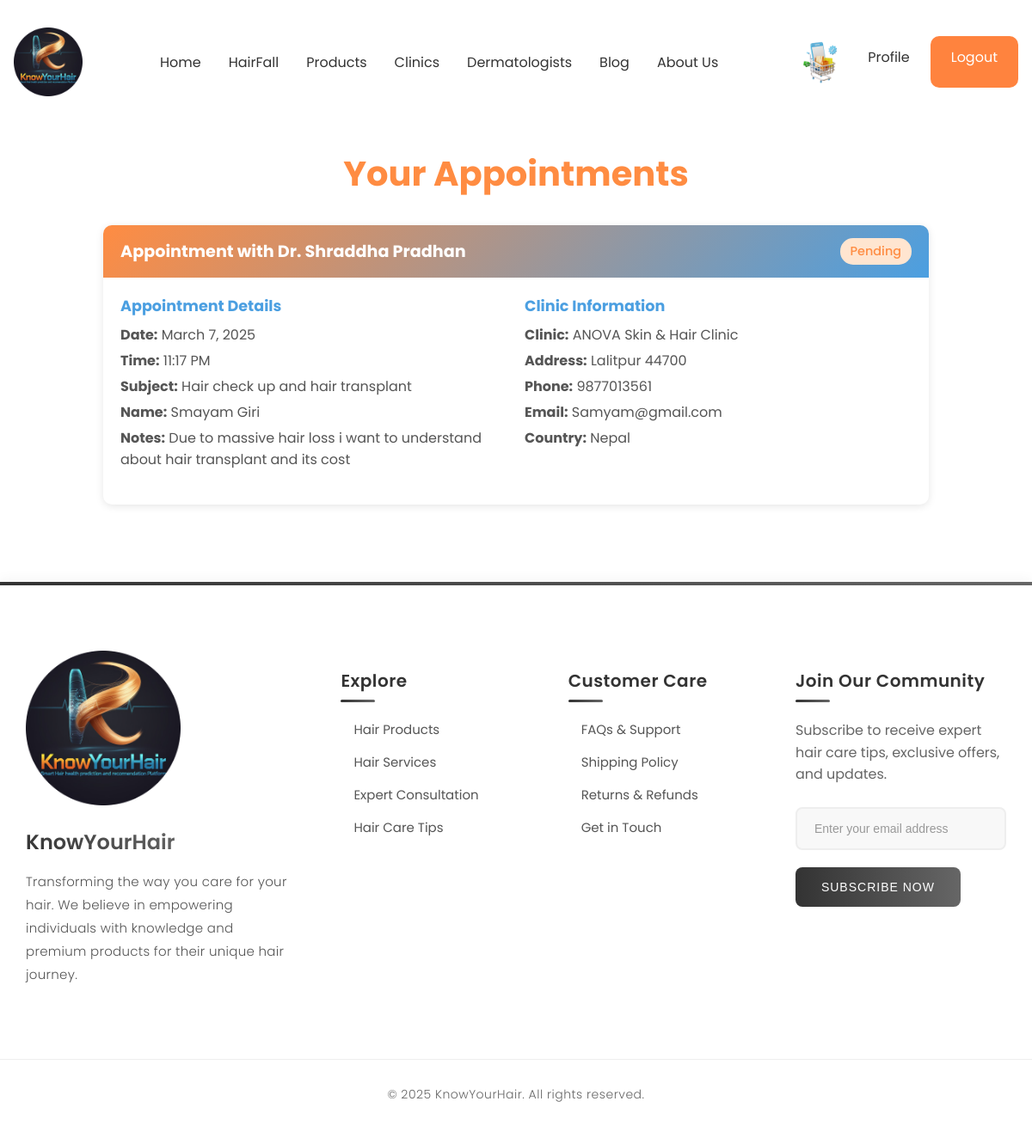
The page /user/Details/ (signed in) on the database as committed earlier.
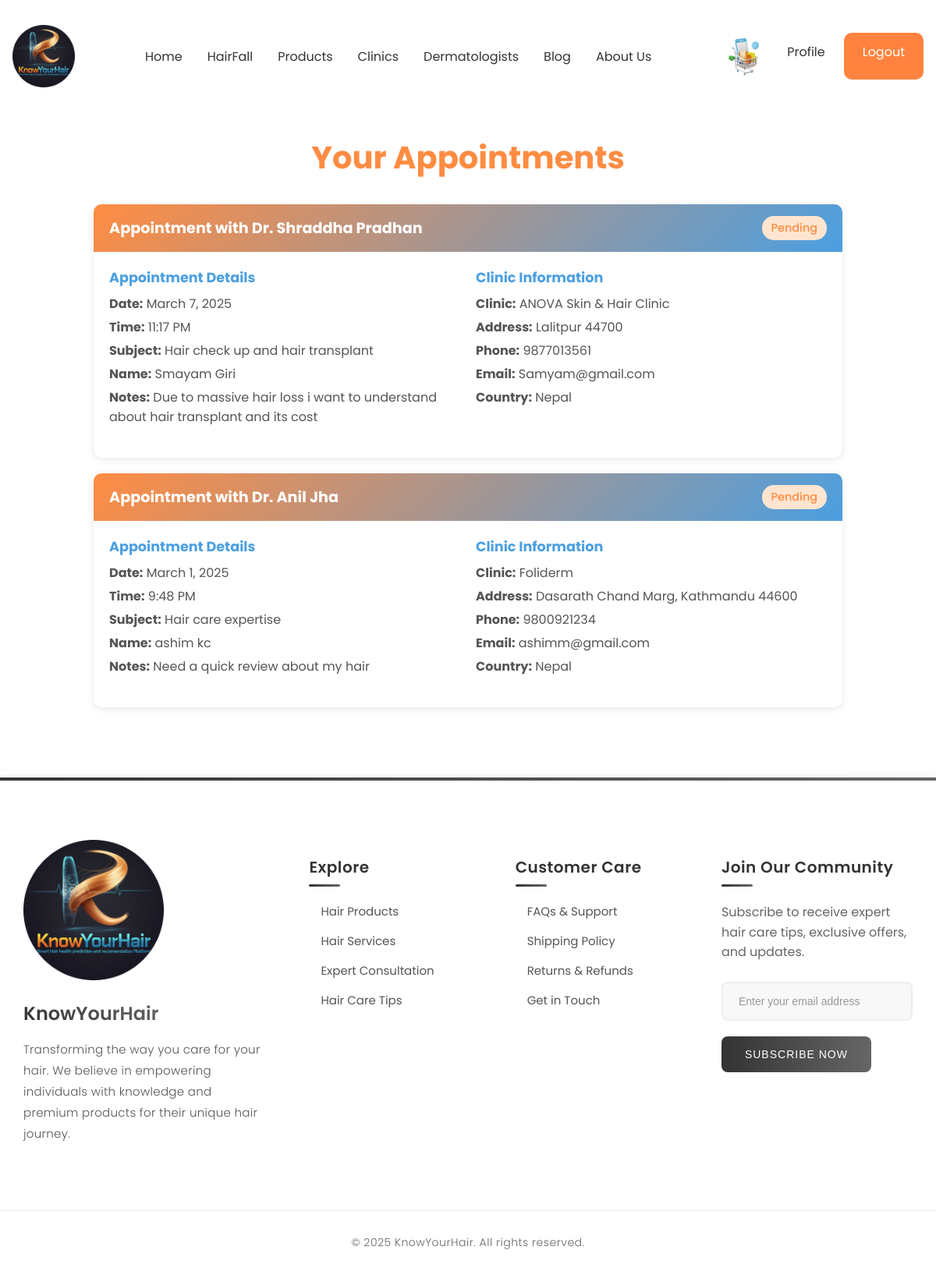
The same page on the database as committed later.
### clinic/models.py (models this page shows, shortened)
class BookingClinic(models.Model):
    id = models.AutoField(primary_key=True)
    user = models.ForeignKey(User, on_delete=models.CASCADE)
    dermatologist = models.ForeignKey(Dermatologist, on_delete=models.CASCADE)
    clinic = models.ForeignKey(Clinic, on_delete=models.CASCADE)  # Clinic where the dermatologist works
    appointment_time = models.DateTimeField()  # The scheduled appointment time
    country = models.CharField(max_length=255)  # User's country for booking
    first_name = models.CharField(max_length=255)  # User's first name for booking
    last_name = models.CharField(max_length=255)  # User's last name for booking
    email = models.EmailField()  # User's email for communication
    phone = models.CharField(max_length=20, blank=True, null=True)  # Optional phone number
    subject = models.CharField(max_length=255)  # Subject of the appointment
    status = models.CharField(
        max_length=20,
        choices=[('pending', 'Pending'), ('confirmed', 'Confirmed'), ('cancelled', 'Cancelled')],
        default='pending'
    )  # Appointment status
    message = models.TextField(blank=True, null=True)  # Optional notes or reason for the appointment

class Dermatologist(models.Model):
    id = models.AutoField(primary_key=True)
    first_name = models.CharField(max_length=100)
    last_name = models.CharField(max_length=100)
    About = models.TextField()
    image = models.ImageField(upload_to='dermatologist_images/', blank=True, null=True)
    clinic = models.ForeignKey(Clinic, on_delete=models.CASCADE, related_name="dermatologists")
    phoneNum = models.CharField(max_length=100)
    total_experience = models.IntegerField()

class Clinic(models.Model):
    STATUS_CHOICES = [
        ('Pending', 'Pending'),
        ('Approved', 'Approved'),
        ('Rejected', 'Rejected'),
    ]
    id = models.AutoField(primary_key=True)
    name = models.CharField(max_length=100)
    description = models.TextField()
    date_posted = models.DateTimeField(default=timezone.now)
    author = models.ForeignKey(User, on_delete=models.CASCADE)
    image = models.ImageField(upload_to='clinics_images/',default='default.jpg',)
    address = models.CharField(max_length=100)
    opening_time = models.CharField(max_length=100)
    closing_time = models.CharField(max_length=100)
    phoneNum = models.CharField(max_length=100)
    status = models.CharField(max_length=15, choices=STATUS_CHOICES, default='Pending')

### user/views.py (the view)
# urls.py: path('Details/', UserBookingView.as_view(), name='CustomerDetails'),
class UserBookingView(LoginRequiredMixin, TemplateView):
    template_name = 'user/user_booking.html'
    def get_context_data(self, **kwargs):
        context = super().get_context_data(**kwargs)
        context['bookings'] = BookingClinic.objects.filter(
            user=self.request.user  # This filters for the logged-in user
        ).select_related('dermatologist', 'clinic').order_by('-appointment_time')  # Added - for newest first
        return context

### user/templates/user/user_booking.html (shortened to what this page needs)
{% extends 'base/base.html' %}
{% load static %}
{% block content %}
<div class="booking-container">
    <div class="header">
        <h1>Your Appointments</h1>
    </div>
    {% if bookings %}
        {% for booking in bookings %}
            <div class="booking-card">
                <div class="booking-header">
                    <h3>Appointment with Dr. {{ booking.dermatologist.first_name }} {{ booking.dermatologist.last_name }}</h3>
                    <span class="status-badge status-{{ booking.status }}">{{ booking.status|title }}</span>
                </div>
                <div class="booking-content">
                    <div class="booking-details">
                        <div class="detail-group">
                            <h4>Appointment Details</h4>
                            <p><strong>Date:</strong> {{ booking.appointment_time|date:"F j, Y" }}</p>
                            <p><strong>Time:</strong> {{ booking.appointment_time|time:"g:i A" }}</p>
                            <p><strong>Subject:</strong> {{ booking.subject }}</p>
                            <p><strong>Name:</strong> {{ booking.first_name }} {{ booking.last_name }}</p>
                            {% if booking.message %}
                                <p><strong>Notes:</strong> {{ booking.message }}</p>
                            {% endif %}
                        </div>
                        <div class="detail-group">
                            <h4>Clinic Information</h4>
                            <p><strong>Clinic:</strong> {{ booking.clinic.name }}</p>
                            <p><strong>Address:</strong> {{ booking.clinic.address }}</p>
                            <p><strong>Phone:</strong> {{ booking.phone }}</p>
                            <p><strong>Email:</strong> {{ booking.email }}</p>
                            <p><strong>Country:</strong> {{ booking.country }}</p>
                        </div>
                    </div>
                </div>
            </div>
        {% endfor %}
    {% else %}
        <div class="no-bookings">
            <p>You don't have any appointments yet.</p>
        </div>
    {% endif %}
</div>
{% endblock %}

### base/templates/base/base.html (shortened to what this page needs)
{% load static %}
<!DOCTYPE html>
<html lang="en">
<head>
    <link rel="stylesheet" href="https://cdnjs.cloudflare.com/ajax/libs/font-awesome/5.15.4/css/all.min.css">
    <link href="https://cdnjs.cloudflare.com/ajax/libs/font-awesome/6.0.0/css/all.min.css" rel="stylesheet">
     <link rel="stylesheet" type="text/css" href="{% static 'base/css/footer.css' %}">
    <link rel="stylesheet" type="text/css" href="{% static 'product/css/searchBar.css' %}">
    <link rel="stylesheet" href="https://cdnjs.cloudflare.com/ajax/libs/font-awesome/6.0.0/css/all.min.css">
</head>
<body>
    {% include 'base/navbar.html' %}
    <main class="container">
        {% block content %}{% endblock %}
    </main>
    {% block footer %}
    <footer class="footer">
    <div class="footer-content">
        <div class="footer-logo">
            <a href="{% url 'KnowYourHair-home' %}">
            <img src="{% static 'base/images/logo.png' %}" alt="KnowYourHair Logo" class="logo-image">
        </a>
            <h2>KnowYourHair</h2>
            <p>Transforming the way you care for your hair. We believe in empowering individuals with knowledge and premium products for their unique hair journey.</p>
        </div>
        <div class="footer-section">
            <h3>Explore</h3>
            <div class="footer-links">
                <a href="/Products">Hair Products</a>
                <a href="/services">Hair Services</a>
                <a href="/consultations">Expert Consultation</a>
                <a href="/Blog">Hair Care Tips</a>
            </div>
        </div>
        <div class="footer-section">
            <h3>Customer Care</h3>
            <div class="footer-links">
                <a href="/faq">FAQs & Support</a>
                <a href="/shipping">Shipping Policy</a>
                <a href="/returns">Returns & Refunds</a>
                <a href="/contact">Get in Touch</a>
            </div>
        </div>
        <div class="footer-section">
            <h3>Join Our Community</h3>
            <p style="color: #666; margin-bottom: 20px; line-height: 1.6;">Subscribe to receive expert hair care tips, exclusive offers, and updates.</p>
            <div class="newsletter-form">
                <div class="form-group">
                    <input type="email" placeholder="Enter your email address" required>
                </div>
                <button class="subscribe-btn">Subscribe Now</button>
            </div>
        </div>
    </div>
    <div class="footer-bottom">
        <p>&copy; 2025 KnowYourHair. All rights reserved.</p>
    </div>
</footer>
    {% endblock %}
</body>
</html>

### base/templates/base/navbar.html (shortened to what this page needs)
{% load static %}
{% block navbar_css %}
<link rel="stylesheet" type="text/css" href="{% static 'base/css/home.css' %}">
{% endblock %}
<nav>
    <div class="nav__header">
    <div class="nav__logo">
        <a href="{% url 'KnowYourHair-home' %}">
            <img src="{% static 'base/images/logo.png' %}" alt="KnowYourHair Logo" class="logo-image">
        </a>
    </div>
</div>
    <ul class="nav__links" id="nav-links">
        <li class="active"><a href="{% url 'KnowYourHair-home' %}">Home</a></li>
        <li><a href="{% url 'KnowYourHair-hairfallprediction' %}">HairFall</a></li>
        <li><a href="{% url 'KnowYourHair-product' %}">Products</a></li>
        <li><a href="{% url 'KnowYourHair-clinic' %}">Clinics</a></li>
        <li><a href="{% url 'dermatologist' %}">Dermatologists</a></li>
        <li><a href="{% url 'KnowYourHair-blog' %}">Blog</a></li>
        <li><a href="{% url 'KnowYourHair-AboutUs' %}">About Us</a></li>
    </ul>
  <div class="nav__btns">
    {% if user.is_authenticated %}
        {% if request.user.is_superuser %}
            <a href="{% url 'adminDash' %}" class="btn sign__up">Dashboard</a>
        {% elif request.user.profile.agent %}
            <a href="{% url 'profile' %}" class="btn sign__up">Profile</a>
        {% elif request.user.profile.customer %}
            <a href="{% url 'cart_detail' %}" class="cart-icon">
                <img src="{% static 'base/images/cart.png' %}" alt="Cart" class="cart-image">
            </a>
            <a href="{% url 'profile' %}" class="btn sign__up">Profile</a>
        {% endif %}
        <a href="{% url 'logout' %}" class="btn sign__in">Logout</a>
    {% else %}
        <a href="{% url 'login' %}" class="btn sign__in">Login</a>
        <a href="{% url 'registration' %}" class="btn sign__up">Register</a>
    {% endif %}
</div>
</nav>

### base/static/base/css/footer.css (style rules this page uses)
.footer { background-color: white; padding: 80px 0 40px; font-family: 'Poppins', sans-serif; box-shadow: 0 -2px 15px rgba(0, 0, 0, 0.05); position: relative; overflow: hidden; margin-top: 50px; }
.footer::before { content: ''; position: absolute; top: 0; left: 0; right: 0; height: 4px; background: linear-gradient(90deg, #333 0%, #666 100%); }
.footer-content { max-width: 1200px; margin: 0 auto; display: grid; grid-template-columns: 1.5fr 1fr 1fr 1.2fr; gap: 60px; padding: 0 30px; }
.footer-logo { grid-column: 1; }
.footer-logo img { width: 180px; height: auto; margin-bottom: 25px; }
.footer-logo h2 { font-size: 24px; font-weight: 600; margin-bottom: 15px; background: linear-gradient(45deg, #333, #666); -webkit-background-clip: text; -webkit-text-fill-color: transparent; display: inline-block; }
.footer-logo p { font-size: 15px; line-height: 1.8; color: #555; font-weight: 300; margin-bottom: 25px; letter-spacing: 0.3px; }
.footer-section { padding-top: 20px; }
.footer-section h3 { font-size: 20px; font-weight: 600; color: #333; margin-bottom: 30px; position: relative; letter-spacing: 0.5px; }
.footer-section h3::after { content: ''; position: absolute; bottom: -10px; left: 0; width: 40px; height: 3px; background: linear-gradient(90deg, #333 0%, #666 100%); border-radius: 2px; }
.footer-links { display: flex; flex-direction: column; gap: 15px; }
.footer-links a { color: #555; text-decoration: none; font-size: 15px; font-weight: 400; transition: all 0.3s ease; display: inline-block; position: relative; padding-left: 15px; }
.footer-links a::before { content: '→'; position: absolute; left: 0; opacity: 0; transition: all 0.3s ease; }
.newsletter-form { margin-top: 25px; }
.form-group { position: relative; margin-bottom: 20px; }
.form-group input { width: 100%; padding: 15px 20px; border: 2px solid #eee; border-radius: 8px; font-size: 14px; font-weight: 300; transition: all 0.3s ease; background-color: #f8f8f8; }
.form-group input::placeholder { color: #999; font-weight: 300; }
.subscribe-btn { background: linear-gradient(90deg, #333 0%, #666 100%); color: white; border: none; padding: 15px 30px; border-radius: 8px; font-size: 14px; font-weight: 500; cursor: pointer; transition: all 0.3s ease; text-transform: uppercase; letter-spacing: 1px; }
.footer-bottom { margin-top: 60px; padding-top: 30px; border-top: 1px solid #eee; text-align: center; }
.footer-bottom p { color: #666; font-size: 14px; font-weight: 300; letter-spacing: 0.5px; }

### user/templates/user/user_booking.html (style rules this page uses)
.booking-container { max-width: 1000px; margin: 40px auto; padding: 20px; }
.header { text-align: center; margin-bottom: 30px; }
.header h1 { color: #FF8C42; font-size: 2.5rem; margin-bottom: 10px; }
.booking-card { background: white; border-radius: 10px; box-shadow: 0 2px 10px rgba(0, 0, 0, 0.1); margin-bottom: 20px; overflow: hidden; transition: transform 0.2s; }
.booking-header { background: linear-gradient(135deg, #FF8C42, #4B9FE1); color: white; padding: 15px 20px; display: flex; justify-content: space-between; align-items: center; }
.booking-header h3 { margin: 0; font-size: 1.2rem; }
.booking-content { padding: 20px; }
.booking-details { display: grid; grid-template-columns: 1fr 1fr; gap: 20px; }
.detail-group { margin-bottom: 15px; }
.detail-group h4 { color: #4B9FE1; margin-bottom: 8px; font-size: 1.1rem; }
.detail-group p { margin: 5px 0; color: #555; }
.status-badge { padding: 5px 12px; border-radius: 15px; font-size: 0.9rem; font-weight: 500; }
.status-pending { background-color: #FFE5D0; color: #FF8C42; }

Rows that differ between the two databases and show on the page:
added BookingClinic: dermatologist.first_name "Anil", dermatologist.last_name "Jha", status "Pending", appointment_time "March 1, 2025", appointment_time "9:48 PM", subject "Hair care expertise", first_name "ashim", last_name "kc", message "Need a quick review about my hair", clinic.name "Foliderm", clinic.address "Dasarath Chand Marg, Kathmandu 44600", phone "9800921234", email "ashimm@gmail.com", country "Nepal"
